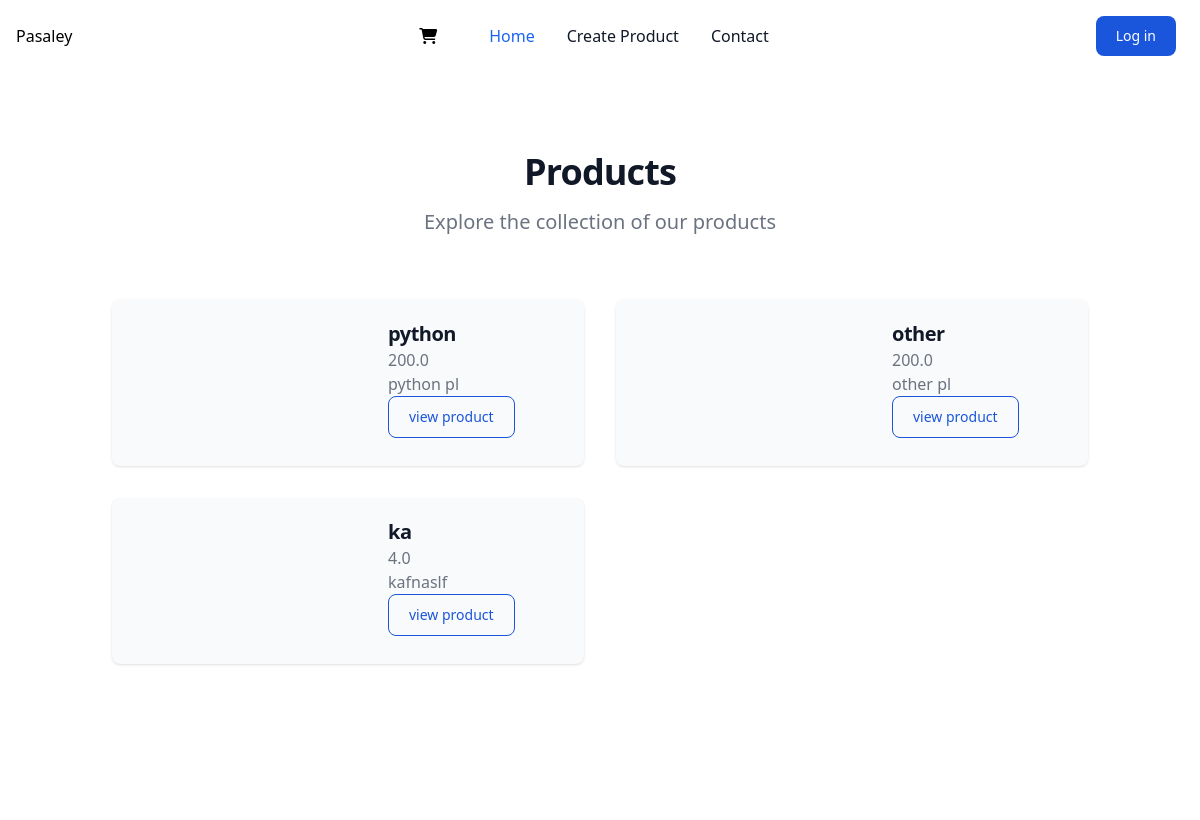
The app's page /, older data.
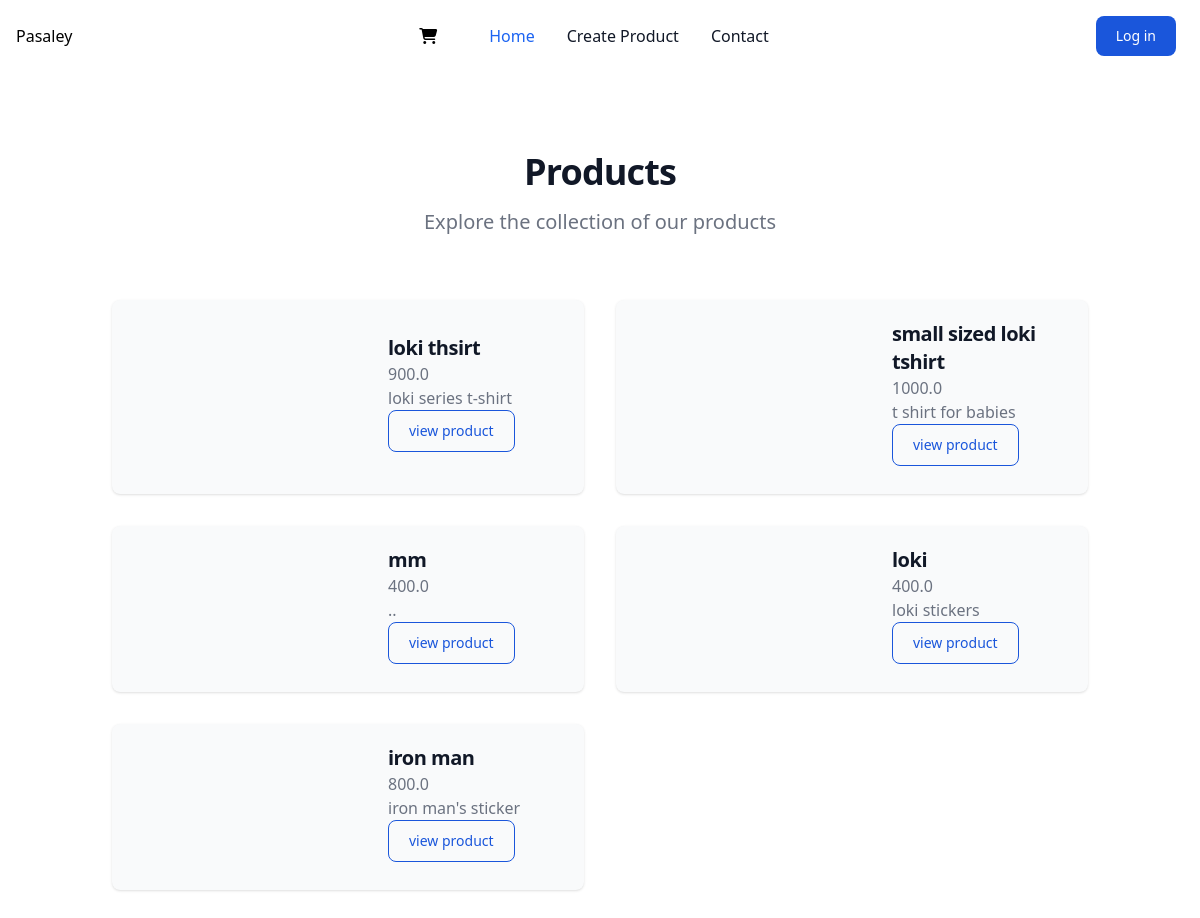
The same page, newer data.
### Home/models.py (models this page shows, shortened)
class Product(models.Model):
    category = models.ForeignKey(category, on_delete=models.CASCADE)
    name = models.CharField(max_length=200)
    price = models.FloatField()
    stock = models.IntegerField()
    created_at = models.DateTimeField(auto_now_add=True)
    author = models.ForeignKey(User, on_delete=models.CASCADE)
    body = models.TextField(max_length=50000)
    image = models.ImageField(upload_to='images/', null=True, blank=True)

### Home/views.py (the view)
# urls.py: path('', views.home, name='home'),
def home(request):
    user = request.user
    product = Product.objects.all()
    paginator = Paginator(product, 4)
    context = {
        'product': product,
        'user': user,
        'paginator': paginator
    }
    return render(request, 'Home/index.html', context)

### Home/templates/Home/index.html
{% extends 'base.html' %}
{% block content %}
<div class="container md-4 mt-4">
  {%include 'Home/list.html'%}
</div>
{% endblock %}

### Home/templates/Home/list-card.html (shortened to what this page needs)
<div class="items-center bg-gray-50 rounded-lg shadow sm:flex dark:bg-gray-800 dark:border-gray-700">
    <div class="p-5">
        <h3 class="text-xl font-bold tracking-tight text-gray-900 dark:text-white">
            <a href="#">{{ product.name }}</a>
        </h3>
        <span class="text-gray-500 dark:text-gray-400">{{ product.price }}</span>
        <div>
        <span class="text-gray-500 dark:text-gray-400">{{ product.body }}</span>
    </div>
        <a href="{% url 'product_detail' product.id %}">
        <input type="button" value ="view product"class="text-blue-700 hover:text-white border border-blue-700 hover:bg-blue-800 focus:ring-4 focus:outline-none focus:ring-blue-300 font-medium rounded-lg text-sm px-5 py-2.5 text-center mr-2 mb-2 dark:border-blue-500 dark:text-blue-500 dark:hover:text-white dark:hover:bg-blue-500 dark:focus:ring-blue-800">
            </input></a>
    </div>
</div>

Row changes from the older to the newer data that the page shows:
removed Product: name "python", price "200.0", body "python pl"
removed Product: name "other", price "200.0", body "other pl"
removed Product: name "ka", price "4.0", body "kafnaslf"
added Product: name "loki thsirt", price "900.0", body "loki series t-shirt"
added Product: name "small sized loki tshirt", price "1000.0", body "t shirt for babies"
added Product: name "mm", price "400.0", body ".."
added Product: name "loki", price "400.0", body "loki stickers"
added Product: name "iron man", price "800.0", body "iron man's sticker"
